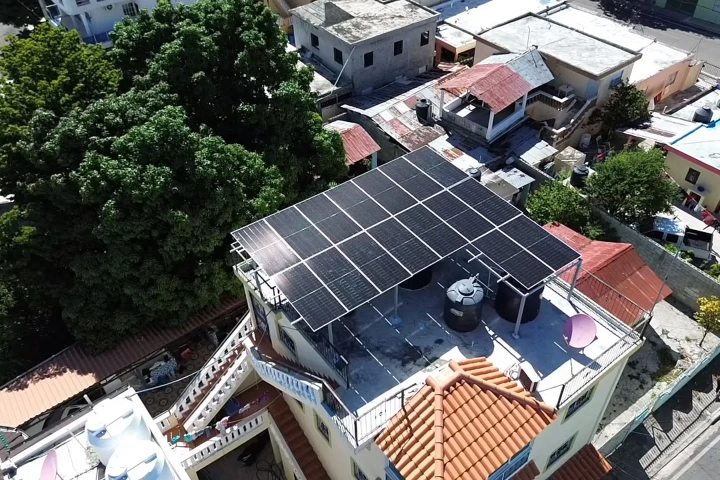
#> input picture assets/img/hero-green.webp, 1440 x 960 px (shown at 1/2 size)
$ python responsive_assets.py
#> lines starting #> are read from the running program, lines starting #| are printed output that depends on the picture; pictures that were not available may be replaced by others from this repository, and a replacement may not be noted
"""Regenerate responsive photographs without rewriting HTML or source images."""
from pathlib import Path
from PIL import Image, ImageOps

root = Path(__file__).resolve().parents[1]
for path in (root/'assets/img/proyectos').rglob('*.webp'):
    if path.stem.endswith(('-thumb', '-medium')):
        continue
    with Image.open(path) as image:
        for suffix, size in [('thumb', (360, 240)), ('medium', (800, 600))]:
            img = image.copy()
            img.thumbnail(size)
            img.save(path.with_stem(path.stem+'-'+suffix), quality=76, method=6)
with Image.open(root/'assets/img/hero-green.webp') as image:
#> image is the input picture: PIL image 1440x960 RGB; mean R, G, B 96.1, 96.6, 94.6
    ImageOps.fit(image, (768, 1152)).save(root/'assets/img/hero-mobile.webp', quality=73, method=6)
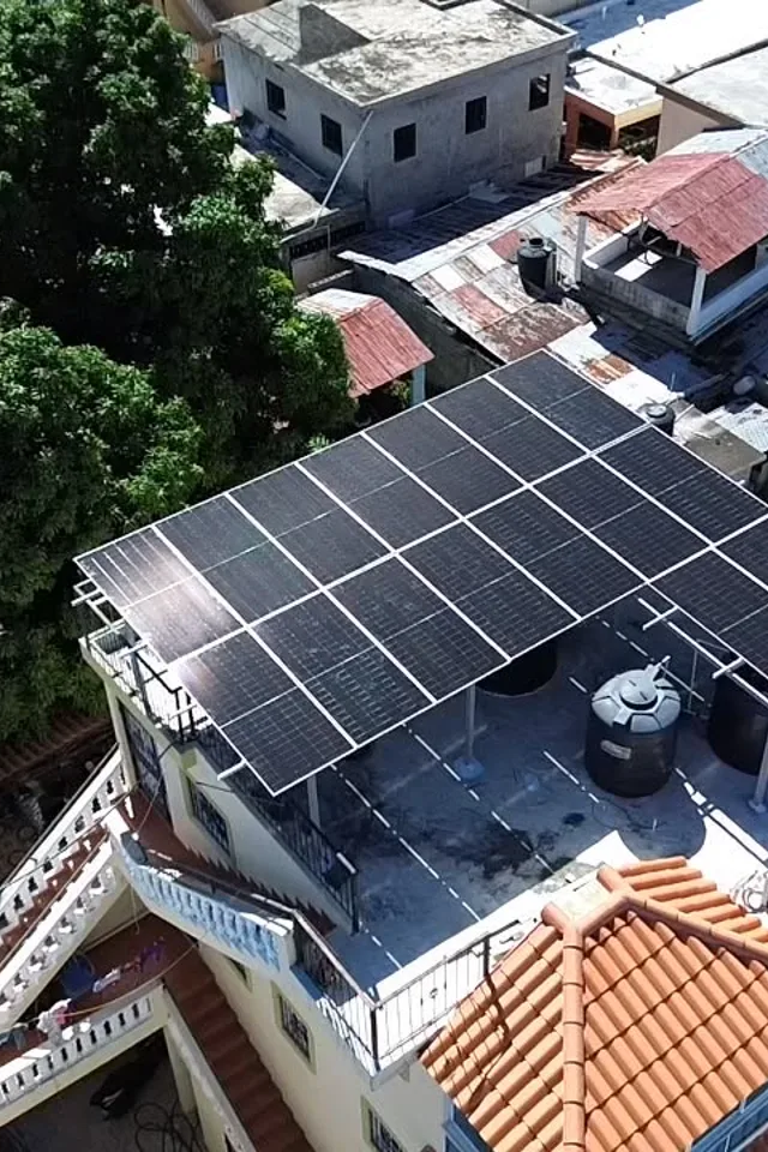
#> saved as hero-mobile.webp: PIL image 768x1152 RGB; mean R, G, B 98.8, 97.6, 99.2
with Image.open(root/'assets/img/logo.png') as image:
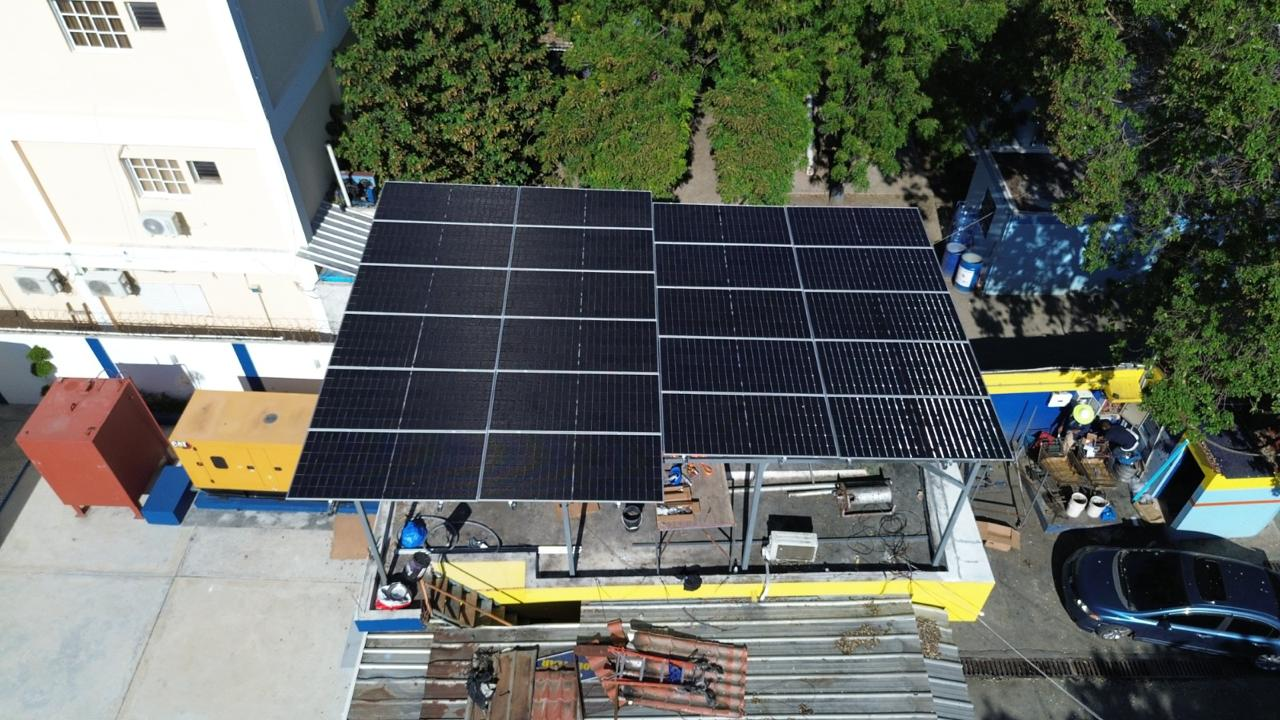
#> input picture assets/img/proyectos/SanJuanLosFreezers.jpeg, 1280 x 720 px, given in place of logo.png, which was not available
#> image is the input picture: PIL image 1280x720 RGB; mean R, G, B 103.3, 108.1, 101.2
    image.thumbnail((160,160))
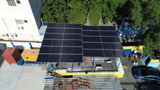
#> image: PIL image 160x90 RGB; mean R, G, B 103.3, 108.1, 101.2
    image.save(root/'assets/img/logo-small.webp', quality=85, method=6)

print('Responsive image derivatives generated.')
